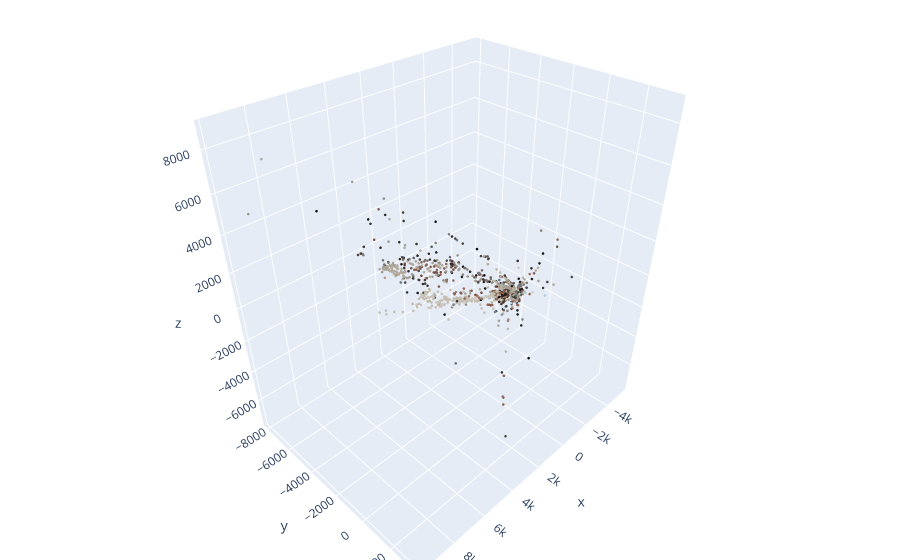

Write notebook code for a chart like this one.
### Code cell
points = []
colors = []

for pt_id, point in reconstruction.points3D.items():
    points.append(point.xyz)
    colors.append(point.color / 255.0) # Convert 0-255 RGB to 0-1 for plotting

points = np.array(points)
colors = np.array(colors)


# Leverage your already extracted numpy arrays directly in the browser
fig = go.Figure(data=[
    go.Scatter3d(
        x=points[:, 0],
        y=points[:, 1],
        z=points[:, 2],
        mode='markers',
        marker=dict(
            size=1.5,
            color=colors, # Uses your normalized 0-1 RGB array
        )
    )
])

fig.update_layout(
    scene=dict(aspectmode='data'),
    margin=dict(l=0, r=0, b=0, t=0)
)
fig.show()

### Figure 1 — Plotly figure (JSON) as saved in the notebook; plotly's stock layout.template omitted (floating-point values rounded to 4 significant figures; data arrays with more than 128 entries replaced by an {"elided": "..."} marker saying what was removed)
{"data": [{"marker": {"color": {"elided": "24401x3 float values"}, "size": 1.5}, "mode": "markers", "type": "scatter3d", "x": {"elided": "24401 float values"}, "y": {"elided": "24401 float values"}, "z": {"elided": "24401 float values"}}], "layout": {"margin": {"b": 0, "l": 0, "r": 0, "t": 0}, "scene": {"aspectmode": "data"}}}
